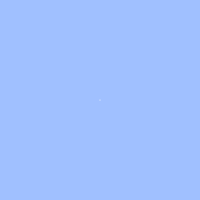
Frame 1 (no input)
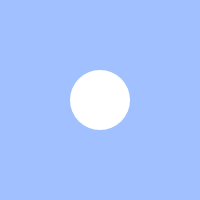
Frame 60 (no input)
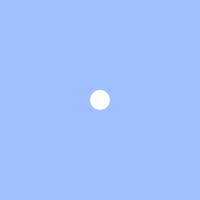
Frame 120 (the mouse pressed at the canvas centre since frame 60)

The p5.js sketch that drew these frames (run headless with seeded random() and noise() and a simulated clock; from frame 60 on, the mouse is pressed at the canvas centre):

// p5.js sketch
// ── sketch.js
// 練習問題「心臓の鼓動のように大きくなったり小さくなったりする円」
let count;
let cycle;
let size;

function setup(){
  createCanvas(200, 200);
  count = 0;
  cycle = 100;
}

function draw(){
  background(160, 192, 255);
  count = (count + 1) % cycle;
  size = count;
  // BLANK[1]
  noStroke();
  ellipse(width / 2, height / 2, size);
}
